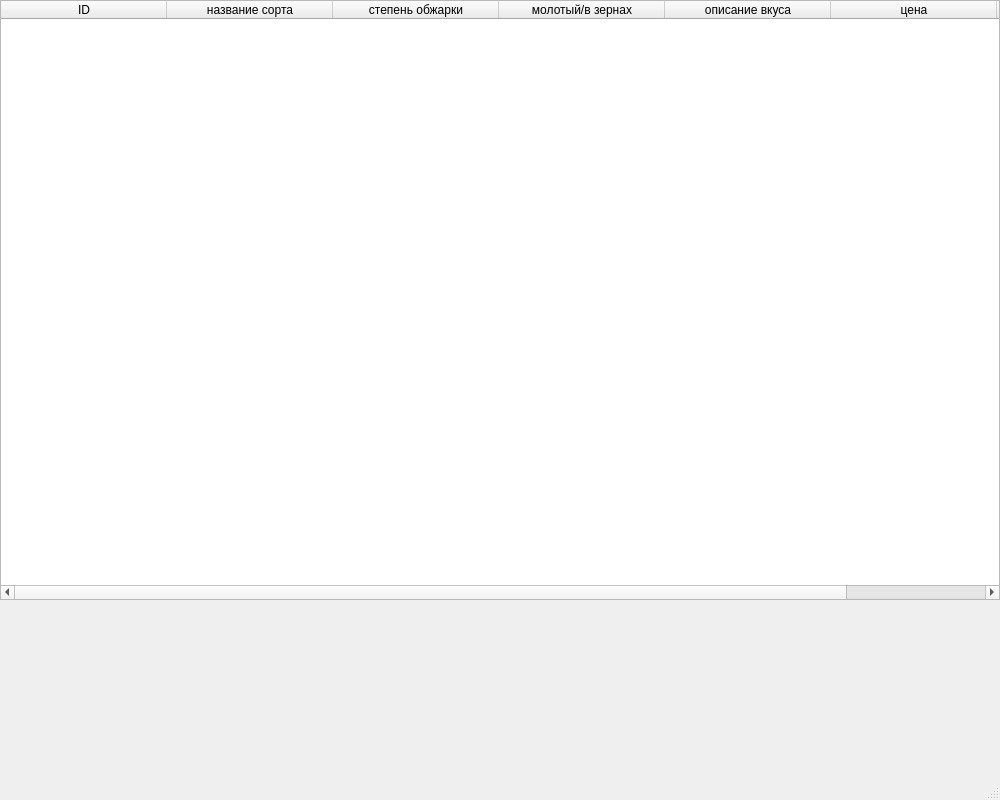
<?xml version="1.0" encoding="UTF-8"?>
<ui version="4.0">
 <class>MainWindow</class>
 <widget class="QMainWindow" name="MainWindow">
  <property name="geometry">
   <rect>
    <x>0</x>
    <y>0</y>
    <width>1000</width>
    <height>800</height>
   </rect>
  </property>
  <property name="minimumSize">
   <size>
    <width>1000</width>
    <height>800</height>
   </size>
  </property>
  <property name="maximumSize">
   <size>
    <width>1000</width>
    <height>800</height>
   </size>
  </property>
  <property name="windowTitle">
   <string>Coffee</string>
  </property>
  <widget class="QWidget" name="centralwidget">
   <widget class="QTableWidget" name="tableWidget">
    <property name="geometry">
     <rect>
      <x>0</x>
      <y>0</y>
      <width>1000</width>
      <height>600</height>
     </rect>
    </property>
    <property name="minimumSize">
     <size>
      <width>1000</width>
      <height>600</height>
     </size>
    </property>
    <property name="maximumSize">
     <size>
      <width>1000</width>
      <height>600</height>
     </size>
    </property>
    <property name="lineWidth">
     <number>1</number>
    </property>
    <attribute name="horizontalHeaderCascadingSectionResizes">
     <bool>true</bool>
    </attribute>
    <attribute name="horizontalHeaderMinimumSectionSize">
     <number>50</number>
    </attribute>
    <attribute name="horizontalHeaderDefaultSectionSize">
     <number>166</number>
    </attribute>
    <attribute name="horizontalHeaderHighlightSections">
     <bool>true</bool>
    </attribute>
    <attribute name="horizontalHeaderShowSortIndicator" stdset="0">
     <bool>true</bool>
    </attribute>
    <attribute name="horizontalHeaderStretchLastSection">
     <bool>false</bool>
    </attribute>
    <attribute name="verticalHeaderCascadingSectionResizes">
     <bool>false</bool>
    </attribute>
    <column>
     <property name="text">
      <string>ID</string>
     </property>
     <property name="textAlignment">
      <set>AlignCenter</set>
     </property>
    </column>
    <column>
     <property name="text">
      <string>название сорта</string>
     </property>
    </column>
    <column>
     <property name="text">
      <string>степень обжарки</string>
     </property>
    </column>
    <column>
     <property name="text">
      <string>молотый/в зернах</string>
     </property>
    </column>
    <column>
     <property name="text">
      <string>описание вкуса</string>
     </property>
    </column>
    <column>
     <property name="text">
      <string>цена</string>
     </property>
    </column>
    <column>
     <property name="text">
      <string>объем упаковки</string>
     </property>
    </column>
   </widget>
  </widget>
  <widget class="QMenuBar" name="menubar">
   <property name="geometry">
    <rect>
     <x>0</x>
     <y>0</y>
     <width>1000</width>
     <height>26</height>
    </rect>
   </property>
  </widget>
  <widget class="QStatusBar" name="statusbar"/>
 </widget>
 <resources/>
 <connections/>
</ui>
